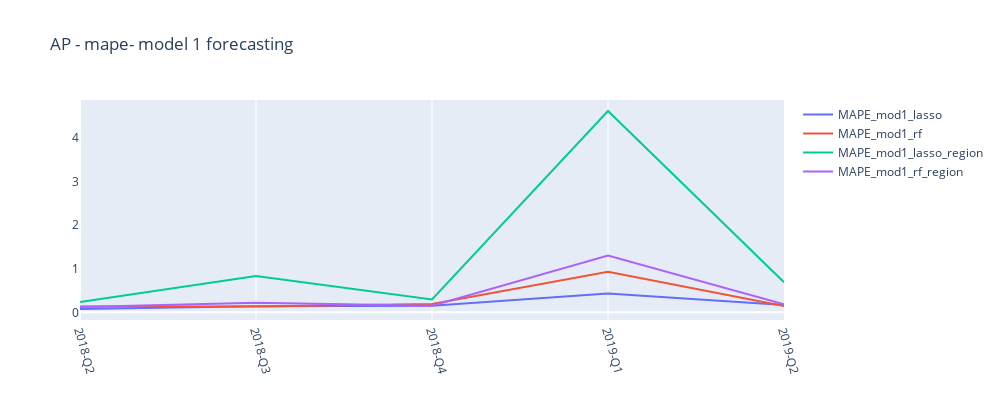
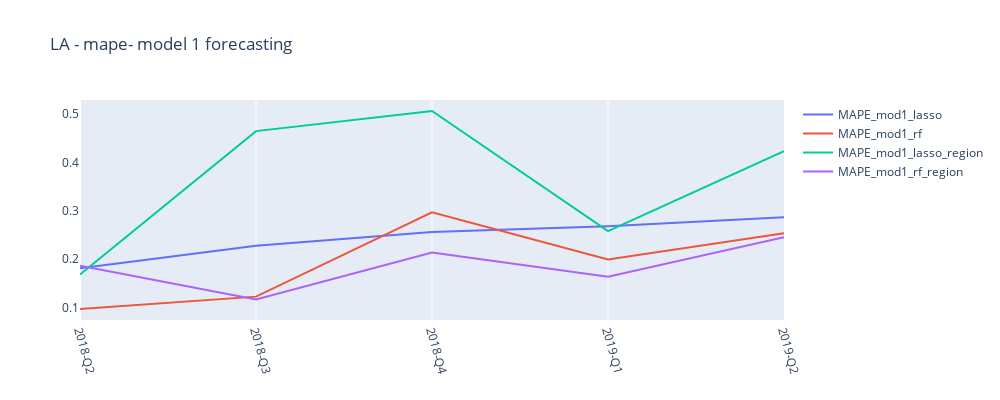
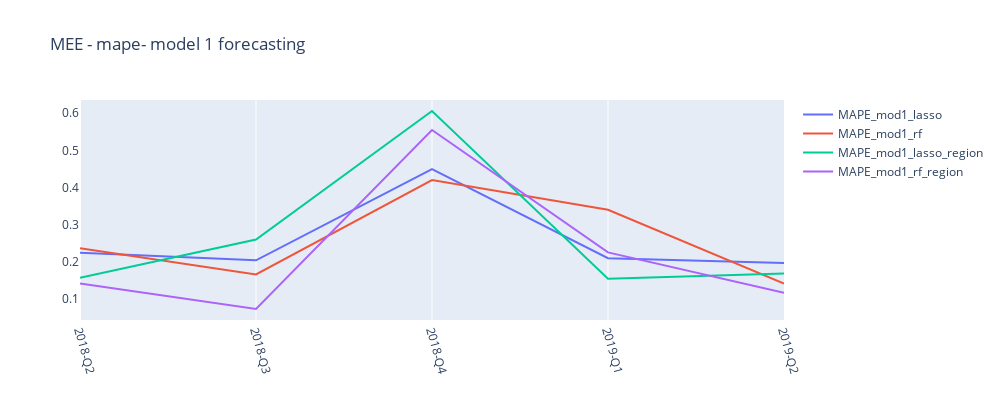
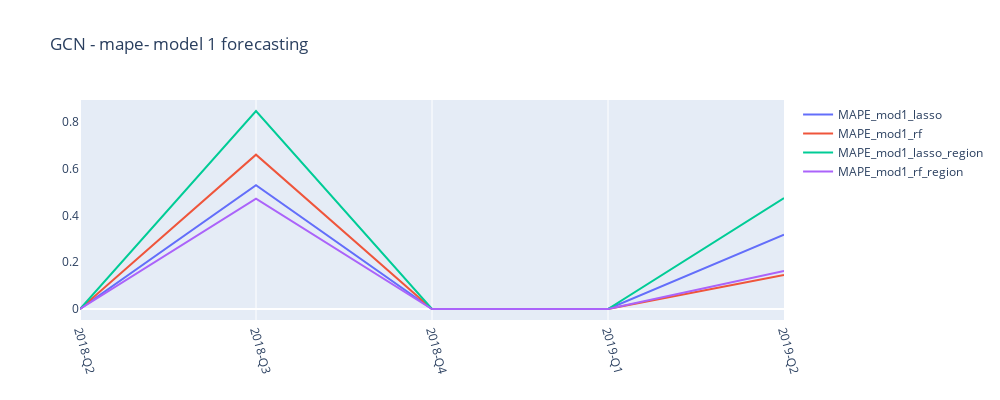

Notebook cell for these charts, in order:
### Code cell
dataset = mape
compares = ['MAPE_mod1_lasso','MAPE_mod1_rf','MAPE_mod1_lasso_region','MAPE_mod1_rf_region']   
regions = ['AP','LA','MEE','GCN','NOAM','EMNORTH', 'EMSOUTH']
quarters = ['2018-Q2','2018-Q3','2018-Q4','2019-Q1','2019-Q2']
title_str = 'mape- model 1 forecasting'

visulization(dataset, compares, regions, quarters, title_str)

### Figure 1 — Plotly figure (JSON) as saved in the notebook; plotly's stock layout.template omitted (floating-point values rounded to 4 significant figures)
{"data": [{"mode": "lines", "name": "MAPE_mod1_lasso", "type": "scatter", "x": [0, 1, 2, 3, 4], "y": [0.07675, 0.1409, 0.15, 0.4309, 0.1684]}, {"mode": "lines", "name": "MAPE_mod1_rf", "type": "scatter", "x": [0, 1, 2, 3, 4], "y": [0.1337, 0.1314, 0.1915, 0.9318, 0.1476]}, {"mode": "lines", "name": "MAPE_mod1_lasso_region", "type": "scatter", "x": [0, 1, 2, 3, 4], "y": [0.2367, 0.8326, 0.2932, 4.614, 0.6896]}, {"mode": "lines", "name": "MAPE_mod1_rf_region", "type": "scatter", "x": [0, 1, 2, 3, 4], "y": [0.1232, 0.2198, 0.1519, 1.301, 0.1856]}], "layout": {"autosize": false, "height": 400, "title": {"text": "AP - mape- model 1 forecasting"}, "width": 1000, "xaxis": {"showticklabels": true, "tickangle": 75, "ticktext": ["2018-Q2", "2018-Q3", "2018-Q4", "2019-Q1", "2019-Q2"], "tickvals": [0, 1, 2, 3, 4]}, "yaxis": {"overlaying": "y", "showgrid": false, "showticklabels": true, "side": "left"}}}

### Figure 2 — Plotly figure (JSON) as saved in the notebook; plotly's stock layout.template omitted (floating-point values rounded to 4 significant figures)
{"data": [{"mode": "lines", "name": "MAPE_mod1_lasso", "type": "scatter", "x": [0, 1, 2, 3, 4], "y": [0.1809, 0.2272, 0.2557, 0.2677, 0.2863]}, {"mode": "lines", "name": "MAPE_mod1_rf", "type": "scatter", "x": [0, 1, 2, 3, 4], "y": [0.09656, 0.1222, 0.2965, 0.1991, 0.2533]}, {"mode": "lines", "name": "MAPE_mod1_lasso_region", "type": "scatter", "x": [0, 1, 2, 3, 4], "y": [0.1679, 0.4647, 0.5063, 0.2578, 0.4231]}, {"mode": "lines", "name": "MAPE_mod1_rf_region", "type": "scatter", "x": [0, 1, 2, 3, 4], "y": [0.1862, 0.1163, 0.2133, 0.1635, 0.2449]}], "layout": {"autosize": false, "height": 400, "title": {"text": "LA - mape- model 1 forecasting"}, "width": 1000, "xaxis": {"showticklabels": true, "tickangle": 75, "ticktext": ["2018-Q2", "2018-Q3", "2018-Q4", "2019-Q1", "2019-Q2"], "tickvals": [0, 1, 2, 3, 4]}, "yaxis": {"overlaying": "y", "showgrid": false, "showticklabels": true, "side": "left"}}}

### Figure 3 — Plotly figure (JSON) as saved in the notebook; plotly's stock layout.template omitted (floating-point values rounded to 4 significant figures)
{"data": [{"mode": "lines", "name": "MAPE_mod1_lasso", "type": "scatter", "x": [0, 1, 2, 3, 4], "y": [0.2242, 0.2036, 0.4497, 0.2094, 0.1963]}, {"mode": "lines", "name": "MAPE_mod1_rf", "type": "scatter", "x": [0, 1, 2, 3, 4], "y": [0.2359, 0.1656, 0.4199, 0.3398, 0.1409]}, {"mode": "lines", "name": "MAPE_mod1_lasso_region", "type": "scatter", "x": [0, 1, 2, 3, 4], "y": [0.1563, 0.2597, 0.6061, 0.1542, 0.1681]}, {"mode": "lines", "name": "MAPE_mod1_rf_region", "type": "scatter", "x": [0, 1, 2, 3, 4], "y": [0.1412, 0.07237, 0.555, 0.2249, 0.1161]}], "layout": {"autosize": false, "height": 400, "title": {"text": "MEE - mape- model 1 forecasting"}, "width": 1000, "xaxis": {"showticklabels": true, "tickangle": 75, "ticktext": ["2018-Q2", "2018-Q3", "2018-Q4", "2019-Q1", "2019-Q2"], "tickvals": [0, 1, 2, 3, 4]}, "yaxis": {"overlaying": "y", "showgrid": false, "showticklabels": true, "side": "left"}}}

### Figure 4 — Plotly figure (JSON) as saved in the notebook; plotly's stock layout.template omitted (floating-point values rounded to 4 significant figures)
{"data": [{"mode": "lines", "name": "MAPE_mod1_lasso", "type": "scatter", "x": [0, 1, 2, 3, 4], "y": [0, 0.5294, 0, 0, 0.3174]}, {"mode": "lines", "name": "MAPE_mod1_rf", "type": "scatter", "x": [0, 1, 2, 3, 4], "y": [0, 0.6596, 0, 0, 0.1452]}, {"mode": "lines", "name": "MAPE_mod1_lasso_region", "type": "scatter", "x": [0, 1, 2, 3, 4], "y": [0, 0.846, 0, 0, 0.4738]}, {"mode": "lines", "name": "MAPE_mod1_rf_region", "type": "scatter", "x": [0, 1, 2, 3, 4], "y": [0, 0.4716, 0, 0, 0.163]}], "layout": {"autosize": false, "height": 400, "title": {"text": "GCN - mape- model 1 forecasting"}, "width": 1000, "xaxis": {"showticklabels": true, "tickangle": 75, "ticktext": ["2018-Q2", "2018-Q3", "2018-Q4", "2019-Q1", "2019-Q2"], "tickvals": [0, 1, 2, 3, 4]}, "yaxis": {"overlaying": "y", "showgrid": false, "showticklabels": true, "side": "left"}}}
